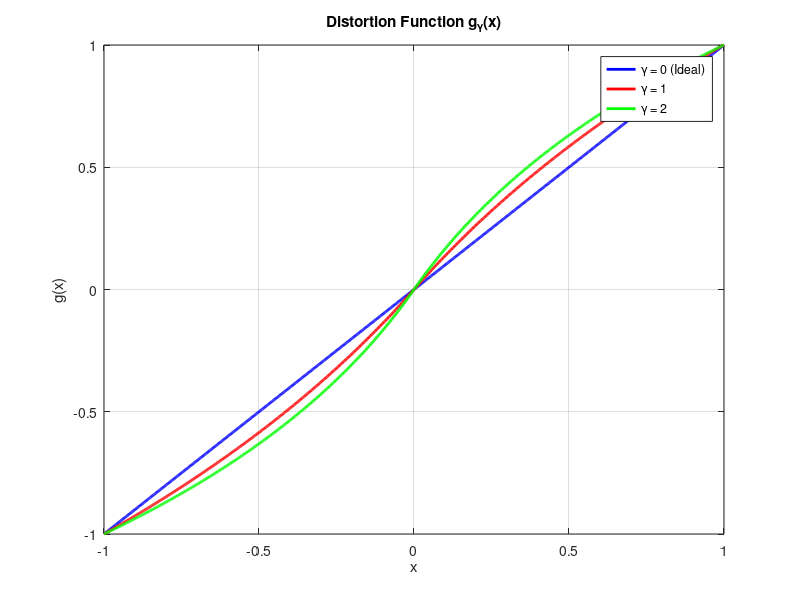

This figure's MATLAB source:
% --- Parámetros ---
FS = 1;
x = linspace(-FS, FS, 1000);

g_0 = x;

gama_1 = 1;
g_1 = sign(x) .* (FS / log(1 + gama_1)) .* log(1 + gama_1 .* abs(x) / FS);
g_1(x == 0) = 0;

gama_2 = 2;
g_2 = sign(x) .* (FS / log(1 + gama_2)) .* log(1 + gama_2 .* abs(x) / FS);
g_2(x == 0) = 0;

% --- Dibujar ---
figure;
plot(x, g_0, 'b', 'LineWidth', 2); % gama=0 (la recta)
hold on;
plot(x, g_1, 'r', 'LineWidth', 2); % gama=1
plot(x, g_2, 'g', 'LineWidth', 2); % gama=2
grid on;
xlabel('x');
ylabel('g(x)');
title('Distortion Function g_\gamma(x)');
legend('\gamma = 0 (Ideal)', '\gamma = 1', '\gamma = 2');